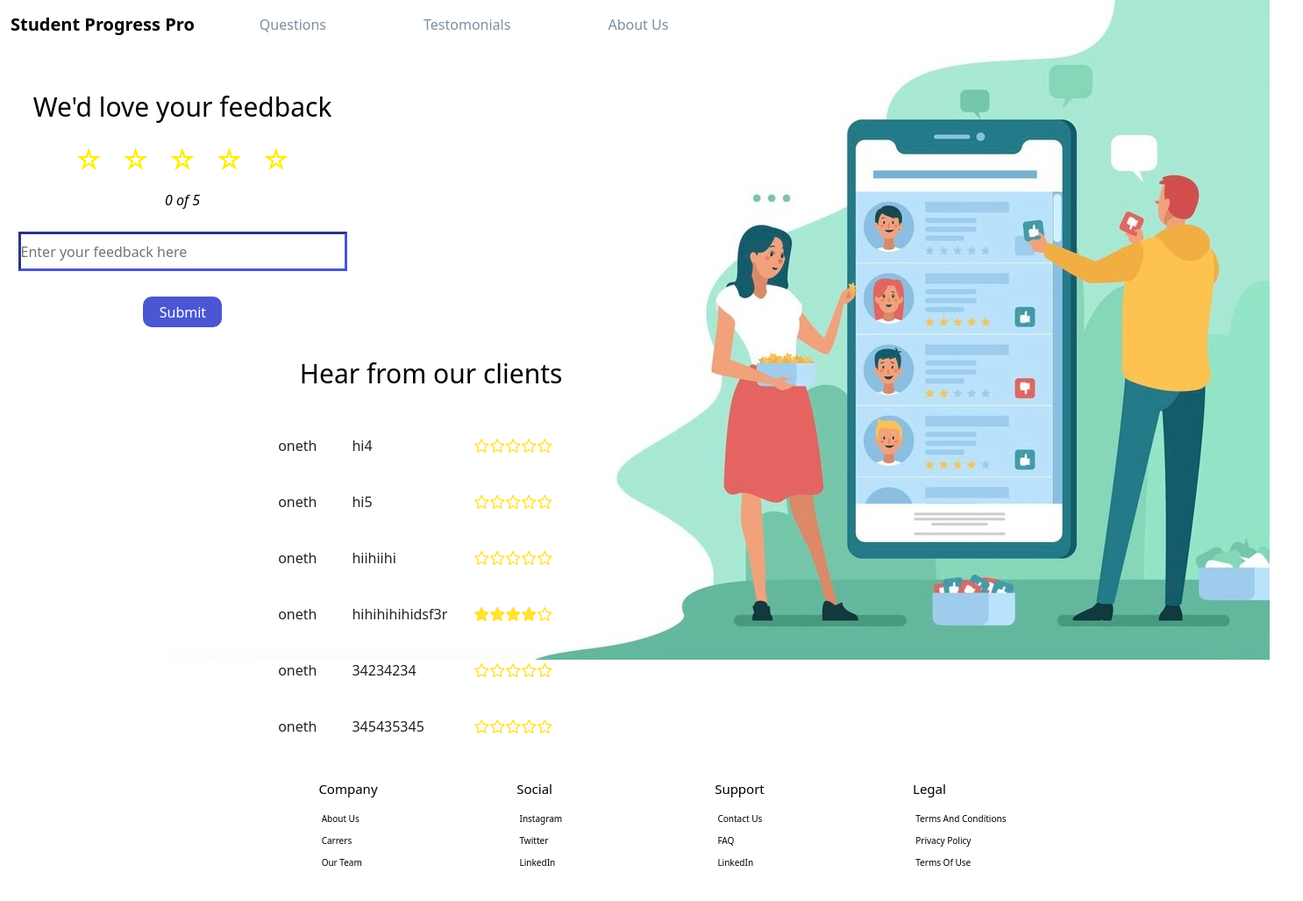
The page /testo1 on the database as committed earlier.
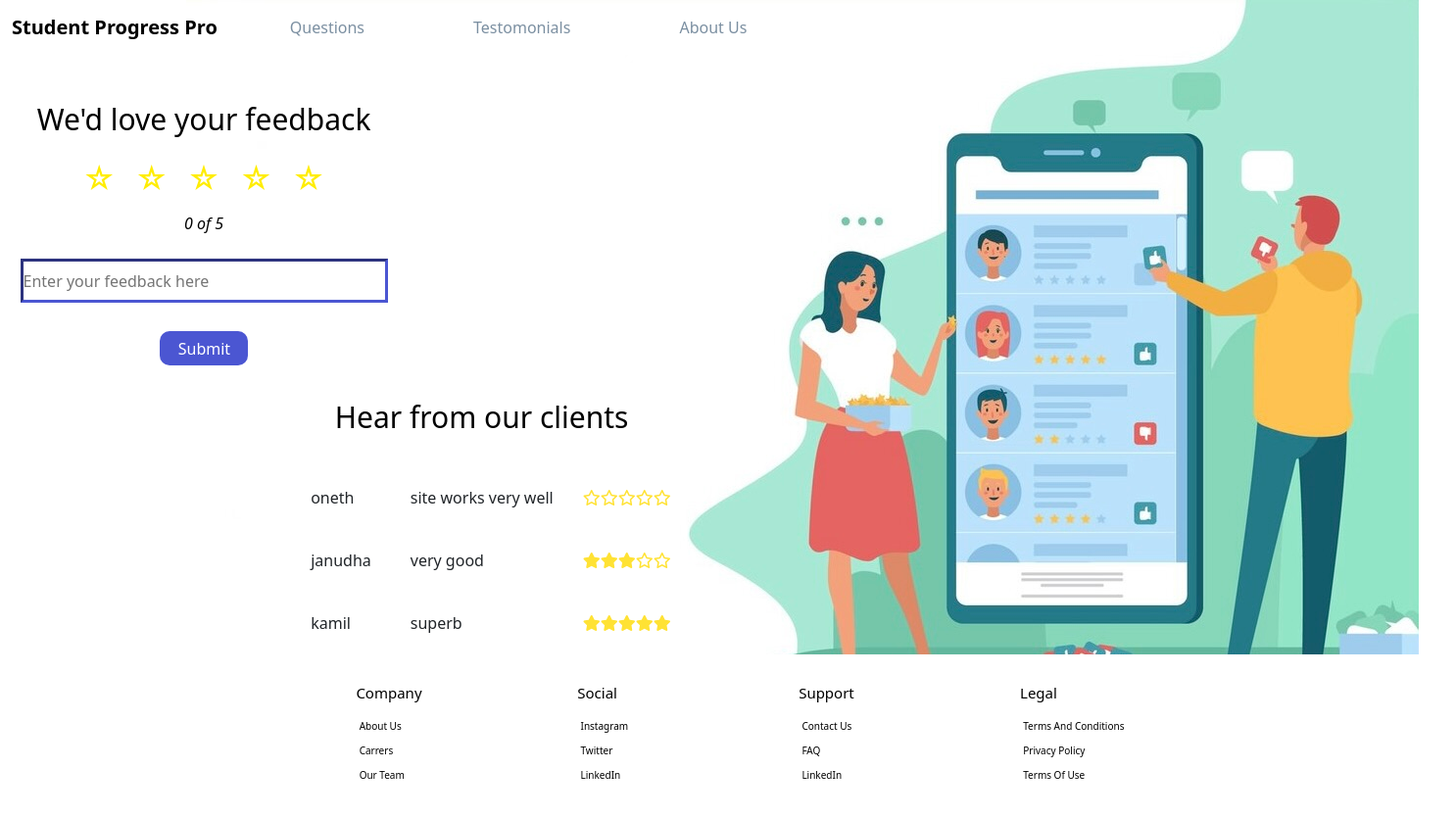
The same page on the database as committed later.
### tables this page shows
CREATE TABLE testomonial (username REFERENCES user (username) NOT NULL, review TEXT, rating INTEGER, userID INTEGER PRIMARY KEY AUTOINCREMENT NOT NULL);

### testing.py (the view)
@app.route('/testo1')
def testo1():
    conn = sqlite3.connect('database.db')
    c = conn.cursor()
    c.execute('SELECT * FROM testomonial ORDER BY userID DESC LIMIT 6')
    data = c.fetchall()
    reversed_data = []
    for i in range(len(data)-1, -1, -1):
        reversed_data.append(data[i])
    print(len(data))
    print(type(data))
    lenArr = len(data)
    return render_template('testo2.html', reversed_data=reversed_data, lenArr=lenArr)

### templates/testo2.html (shortened to what this page needs)
<!doctype html>
<html lang="en">
  <head>
    <link href="https://cdn.jsdelivr.net/npm/bootstrap@5.0.2/dist/css/bootstrap.min.css" rel="stylesheet">
    <link rel="stylesheet" href="../static/styles/testo.css">
  </head>
  <body id="bodY">
   <nav class="navbar navbar-expand-lg">
      <div class="container-fluid">
      <a class="navbar-brand" href="{{url_for('home')}}">Student Progress Pro</a>
          <div class="collapse navbar-collapse" id="navbarNav">
          <ul class="navbar-nav">
              <li class="nav-item">
                <a class="nav-link" href="{{url_for('quiz')}}">Questions</a>
                </li>
                <li class="nav-item">
                <a class="nav-link" aria-current="page" href="{{url_for('testo1')}}">Testomonials</a>
                </li>
                <li class="nav-item">
                  <a class="nav-link" aria-current="page" href="{{url_for('aboutUs')}}">About Us</a>
                </li>
           </ul>
          </div>
      </div>
   </nav>
   <div>
    <div id="sec1">
        <div id="feedbackRate">
            <h2 id="rateHeading">We'd love your feedback</h2>
            <div class="starRating" >
                <button class="star">&#9734;</button>
                <button class="star">&#9734;</button>
                <button class="star">&#9734;</button>
                <button class="star">&#9734;</button>
                <button class="star">&#9734;</button>
            </div>
            <p id="currentRate">0 of 5</p>
        </div>
        <div id="formD">
            <form action="/testo11" method="POST">
                <input type="text" name = "feedback" placeholder="Enter your feedback here" size="35" id="submitField"></input>
                <br><input id = "submitButton" type = submit>
            </form>
        </div>
    </div>
        <div id="sec2">
            <h2 id="hearHeading">Hear from our clients</h2>
            <br>
            <table id="reviewTable">
                {% for row in reversed_data %}
                <tr>
                <td style="padding:20px;">{{ row[0]}}</td>
                <td style="padding:20px;"> {{ row[1] }}</td>
                <td>
                    <div class="reviews">
                        {% for star in range(row[2]|int) %}
                        <i class="fa-solid fa-star" class="star"></i>
                        {%endfor%}
                        {% for star in range(5 - (row[2]|int)) %}
                        <i class="fa-sharp fa-regular fa-star fa-horizontal-rule"></i>
                        {%endfor%}
                    </div>
                </td>
                </tr>
                {% endfor %}
            </table>
         </div>
    </div>
    <footer class="footer">
        <div class="containerF">
            <div class="rowF">
                <div class="footer-col">
                    <h4>Company</h4>
                    <ul>
                        <li><a href="#">About Us</a></li>
                        <li><a href="#">Carrers</a></li>
                        <li><a href="#">Our Team</a></li>
                    </ul>
                </div>
                <div class="footer-col">
                    <h4>Social</h4>
                    <ul>
                        <li><a href="#">Instagram</a></li>
                        <li><a href="#">Twitter</a></li>
                        <li><a href="#">LinkedIn</a></li>
                    </ul>
                </div>
                <div class="footer-col">
                    <h4>Support</h4>
                    <ul>
                        <li><a href="#">Contact Us</a></li>
                        <li><a href="#">FAQ</a></li>
                        <li><a href="#">LinkedIn</a></li>
                    </ul>
                </div>
                <div class="footer-col">
                    <h4>Legal</h4>
                    <ul>
                        <li><a href="#">Terms and Conditions</a></li>
                        <li><a href="#">Privacy Policy</a></li>
                        <li><a href="#">Terms of use</a></li>
                    </ul>
                </div>
            </div>
        </div>
    </footer>
  </body>

### static/styles/testo.css (style rules this page uses)
.nav-link { margin-right: 45px; margin-left: 50px; color: #7B8FA1; font-weight: 500; }
.navbar-brand { color: black; font-weight: bold; }
body { background: url(../styles/image3.jpeg)no-repeat; background-position: 190px 0; }
* { margin: 0px; padding: 0px; box-sizing: border-box; font-family: system-ui, -apple-system, BlinkMacSystemFont, 'Segoe UI', Roboto, Oxygen, Ubuntu, Cantarell, 'Open Sans', 'Helvetica Neue', sans-serif; }
a { text-decoration: none; }
.reviews { color: #ffe234; }
#feedbackRate { display:flex; flex-direction:column; align-items: center; border-radius: .4rem; user-select: none; padding: 1rem 2.5rem; margin: 2rem; position: relative; right: 20%; }
#rateHeading { color:black; font-size: 30px; }
#formD { position: relative; right: 20%; bottom: 20px; }
#currentRate { color:black; font-size: 20px; }
.starRating { display:flex; justify-content:center; align-items: center; user-select: none; }
#sec1 { position: relative; right: 16%; }
#sec2 { position: relative; left: 3%; }
#hearHeading { color:black; font-size: 30px; position: relative; left: 20%; }
.star { font-size: 2rem; padding: 10px; color: #FFED00; background-color: unset; border:none; }
.reviews { display: flex; }
#rateHeading { font-family: system-ui, -apple-system, BlinkMacSystemFont, 'Segoe UI', Roboto, Oxygen, Ubuntu, Cantarell, 'Open Sans', 'Helvetica Neue', sans-serif; }
#reviewTable { position: relative; left: 17%; }
.reviews { padding: 10px; }
#currentRate { font-style: italic; font-size: 1em; }
#submitButton { display: flex; width: 90px; height: 35px; justify-content: center; position: relative; left: 47%; bottom: 15px; background-color: #4B56D2; color: white; border-radius: 10px; border: none; }
#submitField { height: 45px; display: flex; border-width: 3px; border-color: #4B56D2; margin: auto; position: relative; bottom: 20px; }
.containerF { max-width: 100%; padding-left: 24%; }
.rowF { display: flex; flex-wrap: wrap; padding-top: 30px; }
.rowF ul { list-style: none; padding: 10px; }
.footer { background-color: white; }
.footer-col { width: 20%; }
.footer-col h4 { font-size: 24px; color: black; position: relative; font-size: 15px; left: 3%; padding-top: 4x; }
.footer-col ul li { margin-bottom: 10px; }
.footer-col ul li a { font-size: 18px; text-transform: capitalize; color: #ffffff; text-decoration: none; color: black; display: block; transition: all 300ms ease; font-size: 10px; }

Rows that differ between the two databases and show on the page:
removed testomonial: username "oneth", review "hi4"
removed testomonial: username "oneth", review "hi5"
removed testomonial: username "oneth", review "hiihiihi"
removed testomonial: username "oneth", review "hihihihihidsf3r", rating 4 (drawn)
removed testomonial: username "oneth", review "34234234"
removed testomonial: username "oneth", review "345435345"
added testomonial: username "oneth", review "site works very well"
added testomonial: username "janudha", review "very good", rating 3 (drawn)
added testomonial: username "kamil", review "superb", rating 5 (drawn)
